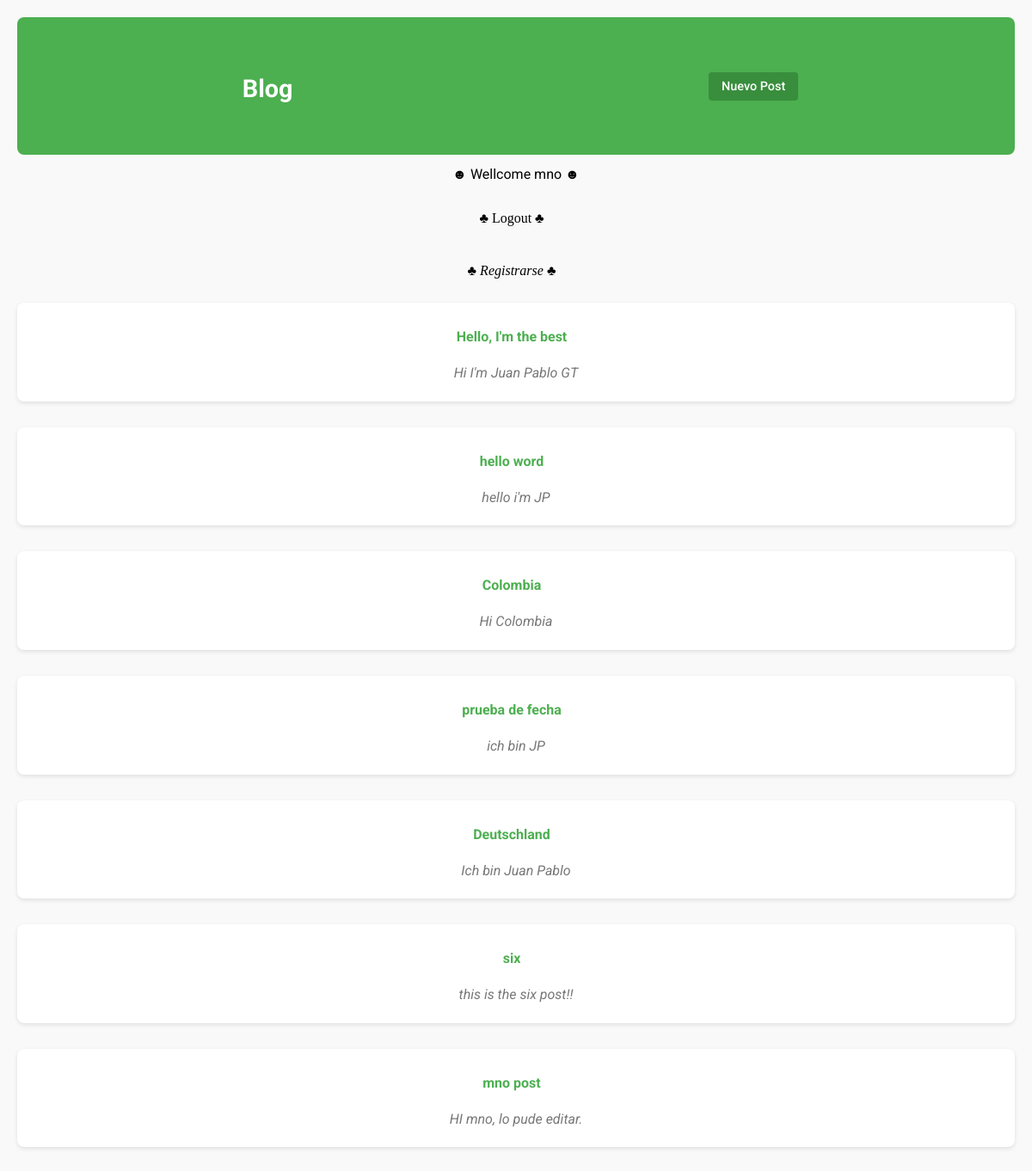
Screenshot of / (signed in) with the database file from the repository.
### blog/models.py (models this page shows, shortened)
class Post(models.Model):
    title = models.CharField(max_length=255)
    author = models.ForeignKey(
        'auth.User',
        on_delete=models.CASCADE,
    )
    body = models.TextField()
    created = models.DateTimeField(auto_now_add=True)

### blog/views.py (the view)
# urls.py: path('', BlogListView.as_view(), name='home'),
class BlogListView(ListView):
    model = Post
    template_name = 'home.html'

### blog/templates/home.html
{% extends 'base.html' %}
{% block content %}
{% for post in post_list %}
    <div class='post-entry'>
        <h2><a href="{% url 'post_detail' pk=post.pk %}">{{post.title}}</a></h2>
        <p>{{post.body}}</p>
    </div>
{% endfor %}
{% endblock content %}

### blog/templates/base.html (shortened to what this page needs)
{% load static %}
<html>
<head>
    <link href="{% static 'css/base.css' %}" rel="stylesheet">
</head>
<body>
    <div>
        <header>
            <div class="nav-left">
                <h1><a href="{% url 'home' %}">Blog</a></h1>
    </div>
    <div class="nav-right">
        <a href="{% url 'post_new' %}">Nuevo Post</a>
    </div>
    </header>
    {% if user.is_authenticated %}
        <p>☻ Wellcome {{ user.username }} ☻</p>
        <p>
        <a href="{% url 'logout' %}">♣ Logout ♣</a>
        </p>
        <p>
        <a href="{% url 'signup' %}">♣ Registrarse ♣</a>
        </p>
    {% else %}
        <p>You are not logged in</p>
        <p><a href="{% url 'login' %}">+ Iniciar sesión</a></p>
    {% endif %}
    {% block content %}
    {% endblock content %}
    </div>
</body>
</html>

### static/css/base.css (style rules this page uses)
body { font-family: 'Roboto', sans-serif; margin: 0; padding: 0; background-color: #f9f9f9; color: #333; }
div { max-width: 1200px; margin: 0 auto; padding: 20px; }
header { display: flex; justify-content: space-between; align-items: center; background-color: #4CAF50; padding: 15px 20px; border-radius: 8px; color: white; }
.nav-left h1 a { text-decoration: none; color: white; font-size: 1.8rem; font-weight: 700; }
.nav-right a { text-decoration: none; color: white; background-color: #388E3C; padding: 8px 15px; border-radius: 4px; font-size: 0.9rem; font-weight: 500; margin-left: 10px; transition: background-color 0.3s ease-in-out; }
p { margin: 10px 0; }
p a { text-decoration: none; color: #000000; font-weight: 500; font-family: impact; }
.post-entry { margin-bottom: 30px; padding: 20px; background-color: #ffffff; border-radius: 8px; box-shadow: 0 2px 5px rgba(0, 0, 0, 0.1); transition: transform 0.2s ease-in-out, box-shadow 0.2s ease-in-out; }
.post-entry h2 { font-size: 1.5rem; margin: 0 0 10px; color: #333333; }
.post-entry h2 a { text-decoration: none; color: #4CAF50; transition: color 0.3s ease-in-out; }
.post-entry p { font-size: 1rem; color: #666666; line-height: 1.6; margin: 0; }
h1 { font-size: 1.8rem; color: #333333; margin-bottom: 15px; }
h1 { font-size: 2rem; color: #333333; margin-bottom: 15px; text-align: center; }
p { font-size: 1rem; color: #000000; line-height: 1.6; margin-bottom: 15px; text-align: center; }
p:last-of-type { font-style: italic; color: #777777; }
a { display: inline-block; text-decoration: none; color: white; padding: 10px 20px; font-size: 1rem; border-radius: 5px; transition: background-color 0.3s ease-in-out; margin-right: 10px; }
h2 { font-size: 1.8rem; color: #333333; text-align: center; margin-bottom: 20px; }

### rows the page displays
Post: title "Hello, I'm the best", body "Hi I'm Juan Pablo GT"
Post: title "hello word", body "hello i'm JP"
Post: title "Colombia", body "Hi Colombia"
Post: title "prueba de fecha", body "ich bin JP"
Post: title "Deutschland", body "Ich bin Juan Pablo"
Post: title "six", body "this is the six post!!"
Post: title "mno post", body "HI mno, lo pude editar."

### other values shown
{{ user.username }} "mno"
